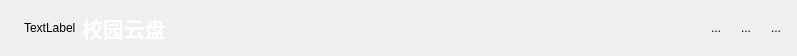
<?xml version="1.0" encoding="UTF-8"?>
<ui version="4.0">
 <class>TitleWidget</class>
 <widget class="QWidget" name="TitleWidget">
  <property name="geometry">
   <rect>
    <x>0</x>
    <y>0</y>
    <width>797</width>
    <height>56</height>
   </rect>
  </property>
  <property name="windowTitle">
   <string>Form</string>
  </property>
  <layout class="QHBoxLayout" name="horizontalLayout_2">
   <property name="spacing">
    <number>0</number>
   </property>
   <property name="leftMargin">
    <number>0</number>
   </property>
   <property name="topMargin">
    <number>0</number>
   </property>
   <property name="rightMargin">
    <number>0</number>
   </property>
   <property name="bottomMargin">
    <number>0</number>
   </property>
   <item>
    <widget class="QWidget" name="xxxxxxxx" native="true">
     <layout class="QHBoxLayout" name="horizontalLayout">
      <item>
       <spacer name="horizontalSpacer_2">
        <property name="orientation">
         <enum>Qt::Horizontal</enum>
        </property>
        <property name="sizeType">
         <enum>QSizePolicy::Fixed</enum>
        </property>
        <property name="sizeHint" stdset="0">
         <size>
          <width>15</width>
          <height>20</height>
         </size>
        </property>
       </spacer>
      </item>
      <item>
       <widget class="QLabel" name="logo">
        <property name="text">
         <string>TextLabel</string>
        </property>
       </widget>
      </item>
      <item>
       <widget class="QLabel" name="label">
        <property name="font">
         <font>
          <family>新宋体</family>
          <pointsize>16</pointsize>
          <weight>75</weight>
          <bold>true</bold>
         </font>
        </property>
        <property name="styleSheet">
         <string notr="true">color: rgb(255, 255, 255);</string>
        </property>
        <property name="text">
         <string>校园云盘</string>
        </property>
       </widget>
      </item>
      <item>
       <spacer name="horizontalSpacer">
        <property name="orientation">
         <enum>Qt::Horizontal</enum>
        </property>
        <property name="sizeHint" stdset="0">
         <size>
          <width>40</width>
          <height>20</height>
         </size>
        </property>
       </spacer>
      </item>
      <item>
       <widget class="QToolButton" name="set_btn">
        <property name="text">
         <string>...</string>
        </property>
        <property name="icon">
         <iconset resource="../resource.qrc">
          <normaloff>:/images/login_setting.png</normaloff>:/images/login_setting.png</iconset>
        </property>
        <property name="iconSize">
         <size>
          <width>32</width>
          <height>32</height>
         </size>
        </property>
        <property name="autoRaise">
         <bool>true</bool>
        </property>
       </widget>
      </item>
      <item>
       <widget class="QToolButton" name="min_btn">
        <property name="text">
         <string>...</string>
        </property>
        <property name="icon">
         <iconset resource="../resource.qrc">
          <normaloff>:/images/login_min.png</normaloff>:/images/login_min.png</iconset>
        </property>
        <property name="iconSize">
         <size>
          <width>32</width>
          <height>32</height>
         </size>
        </property>
        <property name="autoRaise">
         <bool>true</bool>
        </property>
       </widget>
      </item>
      <item>
       <widget class="QToolButton" name="close_btn">
        <property name="text">
         <string>...</string>
        </property>
        <property name="icon">
         <iconset resource="../resource.qrc">
          <normaloff>:/images/login_close.png</normaloff>:/images/login_close.png</iconset>
        </property>
        <property name="iconSize">
         <size>
          <width>32</width>
          <height>32</height>
         </size>
        </property>
        <property name="autoRaise">
         <bool>true</bool>
        </property>
       </widget>
      </item>
     </layout>
    </widget>
   </item>
  </layout>
 </widget>
 <resources>
  <include location="../resource.qrc"/>
 </resources>
 <connections/>
</ui>
